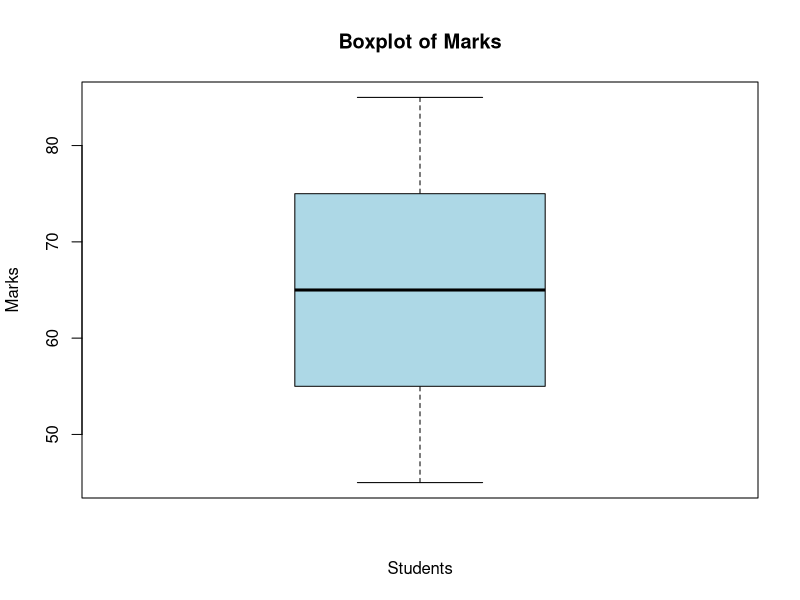

R code for this plot:
marks <- c(45, 50, 55, 60, 65, 70, 75, 80, 85)

boxplot(marks,
        main = "Boxplot of Marks",
        xlab = "Students",
        ylab = "Marks",
        col = "lightblue")
